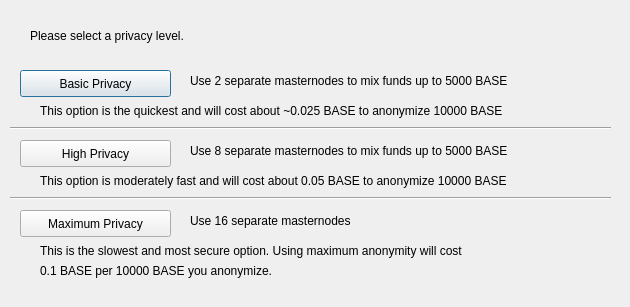
<?xml version="1.0" encoding="UTF-8"?>
<ui version="4.0">
 <class>ObfuscationConfig</class>
 <widget class="QDialog" name="ObfuscationConfig">
  <property name="geometry">
   <rect>
    <x>0</x>
    <y>0</y>
    <width>630</width>
    <height>307</height>
   </rect>
  </property>
  <property name="windowTitle">
   <string>Configure Obfuscation</string>
  </property>
  <widget class="QPushButton" name="buttonBasic">
   <property name="geometry">
    <rect>
     <x>20</x>
     <y>70</y>
     <width>151</width>
     <height>27</height>
    </rect>
   </property>
   <property name="text">
    <string>Basic Privacy</string>
   </property>
  </widget>
  <widget class="QPushButton" name="buttonHigh">
   <property name="geometry">
    <rect>
     <x>20</x>
     <y>140</y>
     <width>151</width>
     <height>27</height>
    </rect>
   </property>
   <property name="text">
    <string>High Privacy</string>
   </property>
  </widget>
  <widget class="QPushButton" name="buttonMax">
   <property name="geometry">
    <rect>
     <x>20</x>
     <y>210</y>
     <width>151</width>
     <height>27</height>
    </rect>
   </property>
   <property name="text">
    <string>Maximum Privacy</string>
   </property>
  </widget>
  <widget class="QLabel" name="label">
   <property name="geometry">
    <rect>
     <x>30</x>
     <y>20</y>
     <width>571</width>
     <height>31</height>
    </rect>
   </property>
   <property name="text">
    <string>Please select a privacy level.</string>
   </property>
  </widget>
  <widget class="QLabel" name="label_2">
   <property name="geometry">
    <rect>
     <x>190</x>
     <y>70</y>
     <width>421</width>
     <height>21</height>
    </rect>
   </property>
   <property name="text">
    <string>Use 2 separate masternodes to mix funds up to 5000 BASE</string>
   </property>
  </widget>
  <widget class="QLabel" name="label_3">
   <property name="geometry">
    <rect>
     <x>190</x>
     <y>140</y>
     <width>411</width>
     <height>21</height>
    </rect>
   </property>
   <property name="text">
    <string>Use 8 separate masternodes to mix funds up to 5000 BASE</string>
   </property>
  </widget>
  <widget class="QLabel" name="label_4">
   <property name="geometry">
    <rect>
     <x>190</x>
     <y>210</y>
     <width>421</width>
     <height>21</height>
    </rect>
   </property>
   <property name="text">
    <string>Use 16 separate masternodes</string>
   </property>
  </widget>
  <widget class="QLabel" name="label_6">
   <property name="geometry">
    <rect>
     <x>40</x>
     <y>100</y>
     <width>561</width>
     <height>21</height>
    </rect>
   </property>
   <property name="text">
    <string>This option is the quickest and will cost about ~0.025 BASE to anonymize 10000 BASE</string>
   </property>
  </widget>
  <widget class="QLabel" name="label_7">
   <property name="geometry">
    <rect>
     <x>40</x>
     <y>170</y>
     <width>561</width>
     <height>21</height>
    </rect>
   </property>
   <property name="text">
    <string>This option is moderately fast and will cost about 0.05 BASE to anonymize 10000 BASE</string>
   </property>
  </widget>
  <widget class="QLabel" name="label_8">
   <property name="geometry">
    <rect>
     <x>40</x>
     <y>240</y>
     <width>561</width>
     <height>21</height>
    </rect>
   </property>
   <property name="text">
    <string>This is the slowest and most secure option. Using maximum anonymity will cost</string>
   </property>
  </widget>
  <widget class="QLabel" name="label_9">
   <property name="geometry">
    <rect>
     <x>40</x>
     <y>260</y>
     <width>561</width>
     <height>21</height>
    </rect>
   </property>
   <property name="text">
    <string>0.1 BASE per 10000 BASE you anonymize.</string>
   </property>
  </widget>
  <widget class="Line" name="line">
   <property name="geometry">
    <rect>
     <x>10</x>
     <y>120</y>
     <width>601</width>
     <height>16</height>
    </rect>
   </property>
   <property name="orientation">
    <enum>Qt::Horizontal</enum>
   </property>
  </widget>
  <widget class="Line" name="line_2">
   <property name="geometry">
    <rect>
     <x>10</x>
     <y>190</y>
     <width>601</width>
     <height>16</height>
    </rect>
   </property>
   <property name="orientation">
    <enum>Qt::Horizontal</enum>
   </property>
  </widget>
 </widget>
 <resources/>
 <connections/>
</ui>
